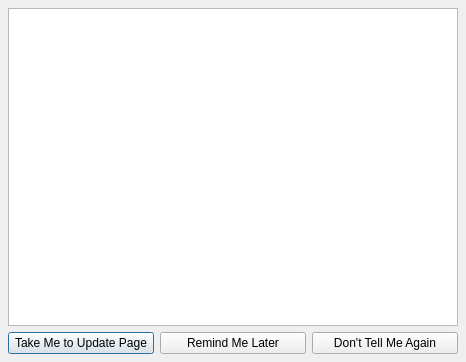
<ui version="4.0" >
 <author></author>
 <comment></comment>
 <exportmacro></exportmacro>
 <class>RocketUpdateDialog</class>
 <widget class="QDialog" name="RocketUpdateDialog" >
  <property name="geometry" >
   <rect>
    <x>0</x>
    <y>0</y>
    <width>466</width>
    <height>362</height>
   </rect>
  </property>
  <property name="windowTitle" >
   <string>Update Available</string>
  </property>
  <layout class="QVBoxLayout" >
   <property name="margin" >
    <number>8</number>
   </property>
   <property name="spacing" >
    <number>6</number>
   </property>
   <item>
    <widget class="QTextEdit" name="updateEdit" >
     <property name="readOnly" >
      <bool>true</bool>
     </property>
    </widget>
   </item>
   <item>
    <layout class="QHBoxLayout" >
     <property name="margin" >
      <number>0</number>
     </property>
     <property name="spacing" >
      <number>6</number>
     </property>
     <item>
      <widget class="QPushButton" name="takeMeButton" >
       <property name="text" >
        <string>Take Me to Update Page</string>
       </property>
      </widget>
     </item>
     <item>
      <widget class="QPushButton" name="remindMeButton" >
       <property name="text" >
        <string>Remind Me Later</string>
       </property>
      </widget>
     </item>
     <item>
      <widget class="QPushButton" name="dontTellMeButton" >
       <property name="text" >
        <string>Don't Tell Me Again</string>
       </property>
      </widget>
     </item>
    </layout>
   </item>
  </layout>
  <widget class="QWidget" name="" />
  <widget class="QWidget" name="" >
   <property name="geometry" >
    <rect>
     <x>9</x>
     <y>315</y>
     <width>485</width>
     <height>28</height>
    </rect>
   </property>
  </widget>
 </widget>
 <pixmapfunction></pixmapfunction>
 <resources/>
 <connections>
  <connection>
   <sender>remindMeButton</sender>
   <signal>clicked()</signal>
   <receiver>RocketUpdateDialog</receiver>
   <slot>reject()</slot>
   <hints>
    <hint type="sourcelabel" >
     <x>254</x>
     <y>342</y>
    </hint>
    <hint type="destinationlabel" >
     <x>440</x>
     <y>361</y>
    </hint>
   </hints>
  </connection>
 </connections>
</ui>
